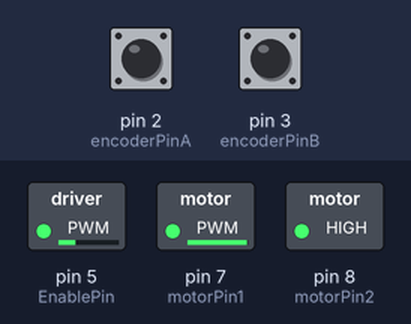
A sketch run on a simulated Arduino Uno, built with avr-gcc and run on an emulated ATmega328P. Parts: switched loads named in the sketch (green lamp = pin HIGH). The test bench sets the inputs (shaded band); at power-on: pin 2 (encoderPinA) HIGH, pin 3 (encoderPinB) HIGH. What the sketch prints to the serial monitor is not drawn.

Above: at 0.1 s.
Timing chart, 0 to 1.6 s (numbered marks = the images above):
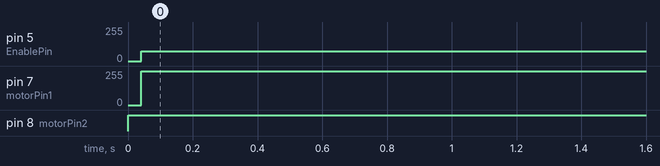

The sketch:

rotate.ino
```cpp
int motorPin1=7;
int motorPin2=8;
int EnablePin=5;
int flag=0;
int check;
int encoderPinA=2;
int encoderPinB=3;
long int c = 0;

void setup() {
  pinMode(motorPin1, OUTPUT);
  pinMode(motorPin2, OUTPUT);
  analogWrite(EnablePin, 200);
  Serial.begin(115200);
  attachInterrupt(0,counter,CHANGE);
  attachInterrupt(1,counter,CHANGE);

}

void loop() {
  {
    digitalWrite(motorPin1,LOW);
    digitalWrite(motorPin2,HIGH);
    check=1;
    analogWrite(EnablePin,90);

    if (flag==0)
    {
      Serial.println("MOTOR:right");
      flag=1;
    }
  }
  if(c>800);
  {
    digitalWrite(motorPin1, HIGH);
    digitalWrite(motorPin2,HIGH);
    Serial.println("MOTOR: stop");
    analogWrite(EnablePin,0);
  }
  Serial.println(c);
}

void counter()
{
  if(check==0)
  {
    c--;
  }
  else if(check==1)
  {
    c++;
  }
}
```

Measured:
- by itself, pin 5 (EnablePin): 0/255 → 72/255 at 0.04 s
- by itself, pin 7 (motorPin1): 0/255 → 252/255 at 0.04 s
- by itself, pin 8 (motorPin2): LOW → HIGH at 0.00 s
